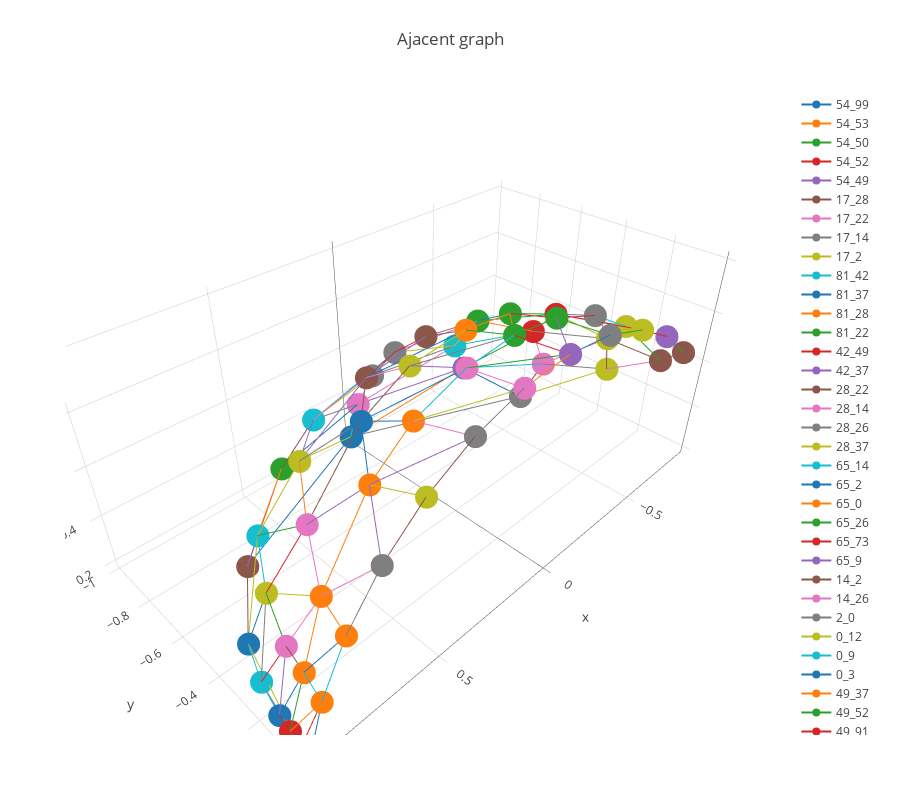

Source (notebook cell):
### Code cell
traces = []

df_viewing = read_viewing_conditions()
illum_edges = illum_spatial_adjacent_graph()

print(df_viewing.shape)

for edge in illum_edges:
    
    i1 = edge[0]
    i2 = edge[1]
        
    illum_x_1, illum_y_1, illum_z_1 = polar_to_euclidean(df_viewing['illum_theta'].iloc[i1],df_viewing['illum_phi'].iloc[i1])
    illum_x_2, illum_y_2, illum_z_2 = polar_to_euclidean(df_viewing['illum_theta'].iloc[i2],df_viewing['illum_phi'].iloc[i2])
    
    line_x = [illum_x_1, illum_x_2]
    line_y = [illum_y_1, illum_y_2]
    line_z = [illum_z_1, illum_z_2]
    
    line_spatial_adjacent = go.Scatter3d(
        x=line_x,
        y=line_y,
        z=line_z,
        name = str(i1) + '_' + str(i2)
    )
    
    traces.append(line_spatial_adjacent)
    
layout = go.Layout(
    title='Ajacent graph',
    autosize=True,
    width=900,
    height=800,
    margin=dict(
        l=65,
        r=50,
        b=65,
        t=90
    )
)


fig = go.Figure(data=traces, layout=layout)
iplot(fig, filename='spatial')

### Figure 1 — Plotly figure (JSON) as saved in the notebook; plotly's stock layout.template omitted (floating-point values rounded to 4 significant figures)
{"data": [{"name": "54_99", "type": "scatter3d", "x": [0, -0.1951], "y": [0, -6.758e-08], "z": [1, 0.9808]}, {"name": "54_53", "type": "scatter3d", "x": [0, 0.1951], "y": [0, 0], "z": [1, 0.9808]}, {"name": "54_50", "type": "scatter3d", "x": [0, 0.2028], "y": [0, -0.1946], "z": [1, 0.9597]}, {"name": "54_52", "type": "scatter3d", "x": [0, 6.375e-08], "y": [0, -0.1951], "z": [1, 0.9808]}, {"name": "54_49", "type": "scatter3d", "x": [0, -0.2028], "y": [0, -0.1946], "z": [1, 0.9597]}, {"name": "17_28", "type": "scatter3d", "x": [-0.8321, -0.7071], "y": [-0.3548, -0.3015], "z": [0.4264, 0.6396]}, {"name": "17_22", "type": "scatter3d", "x": [-0.8321, -0.8069], "y": [-0.3548, -0.1248], "z": [0.4264, 0.5773]}, {"name": "17_14", "type": "scatter3d", "x": [-0.8321, -0.7071], "y": [-0.3548, -0.5774], "z": [0.4264, 0.4082]}, {"name": "17_2", "type": "scatter3d", "x": [-0.8321, -0.7071], "y": [-0.3548, -0.6786], "z": [0.4264, 0.1988]}, {"name": "81_42", "type": "scatter3d", "x": [-0.5907, -0.4137], "y": [-0.1705, -0.1901], "z": [0.7887, 0.8903]}, {"name": "81_37", "type": "scatter3d", "x": [-0.5907, -0.4472], "y": [-0.1705, -0.3651], "z": [0.7887, 0.8165]}, {"name": "81_28", "type": "scatter3d", "x": [-0.5907, -0.7071], "y": [-0.1705, -0.3015], "z": [0.7887, 0.6396]}, {"name": "81_22", "type": "scatter3d", "x": [-0.5907, -0.8069], "y": [-0.1705, -0.1248], "z": [0.7887, 0.5773]}, {"name": "42_49", "type": "scatter3d", "x": [-0.4137, -0.2028], "y": [-0.1901, -0.1946], "z": [0.8903, 0.9597]}, {"name": "42_37", "type": "scatter3d", "x": [-0.4137, -0.4472], "y": [-0.1901, -0.3651], "z": [0.8903, 0.8165]}, {"name": "28_22", "type": "scatter3d", "x": [-0.7071, -0.8069], "y": [-0.3015, -0.1248], "z": [0.6396, 0.5773]}, {"name": "28_14", "type": "scatter3d", "x": [-0.7071, -0.7071], "y": [-0.3015, -0.5774], "z": [0.6396, 0.4082]}, {"name": "28_26", "type": "scatter3d", "x": [-0.7071, -0.5547], "y": [-0.3015, -0.5322], "z": [0.6396, 0.6396]}, {"name": "28_37", "type": "scatter3d", "x": [-0.7071, -0.4472], "y": [-0.3015, -0.3651], "z": [0.6396, 0.8165]}, {"name": "65_14", "type": "scatter3d", "x": [-0.4587, -0.7071], "y": [-0.7911, -0.5774], "z": [0.4046, 0.4082]}, {"name": "65_2", "type": "scatter3d", "x": [-0.4587, -0.7071], "y": [-0.7911, -0.6786], "z": [0.4046, 0.1988]}, {"name": "65_0", "type": "scatter3d", "x": [-0.4587, 3.205e-07], "y": [-0.7911, -0.9808], "z": [0.4046, 0.1951]}, {"name": "65_26", "type": "scatter3d", "x": [-0.4587, -0.5547], "y": [-0.7911, -0.5322], "z": [0.4046, 0.6396]}, {"name": "65_73", "type": "scatter3d", "x": [-0.4587, -0.3437], "y": [-0.7911, -0.7406], "z": [0.4046, 0.5773]}, {"name": "65_9", "type": "scatter3d", "x": [-0.4587, 3.019e-07], "y": [-0.7911, -0.9239], "z": [0.4046, 0.3827]}, {"name": "14_2", "type": "scatter3d", "x": [-0.7071, -0.7071], "y": [-0.5774, -0.6786], "z": [0.4082, 0.1988]}, {"name": "14_26", "type": "scatter3d", "x": [-0.7071, -0.5547], "y": [-0.5774, -0.5322], "z": [0.4082, 0.6396]}, {"name": "2_0", "type": "scatter3d", "x": [-0.7071, 3.205e-07], "y": [-0.6786, -0.9808], "z": [0.1988, 0.1951]}, {"name": "0_12", "type": "scatter3d", "x": [3.205e-07, 0.4587], "y": [-0.9808, -0.7911], "z": [0.1951, 0.4046]}, {"name": "0_9", "type": "scatter3d", "x": [3.205e-07, 3.019e-07], "y": [-0.9808, -0.9239], "z": [0.1951, 0.3827]}, {"name": "0_3", "type": "scatter3d", "x": [3.205e-07, 0.7071], "y": [-0.9808, -0.6786], "z": [0.1951, 0.1988]}, {"name": "49_37", "type": "scatter3d", "x": [-0.2028, -0.4472], "y": [-0.1946, -0.3651], "z": [0.9597, 0.8165]}, {"name": "49_52", "type": "scatter3d", "x": [-0.2028, 6.375e-08], "y": [-0.1946, -0.1951], "z": [0.9597, 0.9808]}, {"name": "49_91", "type": "scatter3d", "x": [-0.2028, -0.2284], "y": [-0.1946, -0.3939], "z": [0.9597, 0.8903]}, {"name": "135_84", "type": "scatter3d", "x": [0.3827, 0.5907], "y": [0, -0.1705], "z": [0.9239, 0.7887]}, {"name": "135_41", "type": "scatter3d", "x": [0.3827, 0.5556], "y": [0, 0], "z": [0.9239, 0.8315]}, {"name": "135_45", "type": "scatter3d", "x": [0.3827, 0.4137], "y": [0, -0.1901], "z": [0.9239, 0.8903]}, {"name": "135_53", "type": "scatter3d", "x": [0.3827, 0.1951], "y": [0, 0], "z": [0.9239, 0.9808]}, {"name": "45_53", "type": "scatter3d", "x": [0.4137, 0.1951], "y": [-0.1901, 0], "z": [0.8903, 0.9808]}, {"name": "45_50", "type": "scatter3d", "x": [0.4137, 0.2028], "y": [-0.1901, -0.1946], "z": [0.8903, 0.9597]}, {"name": "45_86", "type": "scatter3d", "x": [0.4137, 0.4472], "y": [-0.1901, -0.3651], "z": [0.8903, 0.8165]}, {"name": "45_84", "type": "scatter3d", "x": [0.4137, 0.5907], "y": [-0.1901, -0.1705], "z": [0.8903, 0.7887]}, {"name": "94_99", "type": "scatter3d", "x": [-0.3827, -0.1951], "y": [-1.326e-07, -6.758e-08], "z": [0.9239, 0.9808]}, {"name": "94_39", "type": "scatter3d", "x": [-0.3827, -0.5556], "y": [-1.326e-07, -1.925e-07], "z": [0.9239, 0.8315]}, {"name": "132_50", "type": "scatter3d", "x": [0.2284, 0.2028], "y": [-0.3939, -0.1946], "z": [0.8903, 0.9597]}, {"name": "132_86", "type": "scatter3d", "x": [0.2284, 0.4472], "y": [-0.3939, -0.3651], "z": [0.8903, 0.8165]}, {"name": "132_161", "type": "scatter3d", "x": [0.2284, 0.2588], "y": [-0.3939, -0.5577], "z": [0.8903, 0.7887]}, {"name": "132_52", "type": "scatter3d", "x": [0.2284, 6.375e-08], "y": [-0.3939, -0.1951], "z": [0.8903, 0.9808]}, {"name": "132_95", "type": "scatter3d", "x": [0.2284, 1.251e-07], "y": [-0.3939, -0.3827], "z": [0.8903, 0.9239]}, {"name": "50_52", "type": "scatter3d", "x": [0.2028, 6.375e-08], "y": [-0.1946, -0.1951], "z": [0.9597, 0.9808]}, {"name": "50_86", "type": "scatter3d", "x": [0.2028, 0.4472], "y": [-0.1946, -0.3651], "z": [0.9597, 0.8165]}, {"name": "52_91", "type": "scatter3d", "x": [6.375e-08, -0.2284], "y": [-0.1951, -0.3939], "z": [0.9808, 0.8903]}, {"name": "52_95", "type": "scatter3d", "x": [6.375e-08, 1.251e-07], "y": [-0.1951, -0.3827], "z": [0.9808, 0.9239]}, {"name": "3_12", "type": "scatter3d", "x": [0.7071, 0.4587], "y": [-0.6786, -0.7911], "z": [0.1988, 0.4046]}, {"name": "3_15", "type": "scatter3d", "x": [0.7071, 0.7071], "y": [-0.6786, -0.5774], "z": [0.1988, 0.4082]}, {"name": "3_145", "type": "scatter3d", "x": [0.7071, 0.8886], "y": [-0.6786, -0.4084], "z": [0.1988, 0.2088]}, {"name": "82_79", "type": "scatter3d", "x": [-0.2588, 2.311e-07], "y": [-0.5577, -0.7071], "z": [0.7887, 0.7071]}, {"name": "82_40", "type": "scatter3d", "x": [-0.2588, 1.816e-07], "y": [-0.5577, -0.5556], "z": [0.7887, 0.8315]}, {"name": "82_73", "type": "scatter3d", "x": [-0.2588, -0.3437], "y": [-0.5577, -0.7406], "z": [0.7887, 0.5773]}, {"name": "82_95", "type": "scatter3d", "x": [-0.2588, 1.251e-07], "y": [-0.5577, -0.3827], "z": [0.7887, 0.9239]}, {"name": "82_91", "type": "scatter3d", "x": [-0.2588, -0.2284], "y": [-0.5577, -0.3939], "z": [0.7887, 0.8903]}, {"name": "82_26", "type": "scatter3d", "x": [-0.2588, -0.5547], "y": [-0.5577, -0.5322], "z": [0.7887, 0.6396]}, {"name": "82_37", "type": "scatter3d", "x": [-0.2588, -0.4472], "y": [-0.5577, -0.3651], "z": [0.7887, 0.8165]}, {"name": "40_79", "type": "scatter3d", "x": [1.816e-07, 2.311e-07], "y": [-0.5556, -0.7071], "z": [0.8315, 0.7071]}, {"name": "40_161", "type": "scatter3d", "x": [1.816e-07, 0.2588], "y": [-0.5556, -0.5577], "z": [0.8315, 0.7887]}, {"name": "40_95", "type": "scatter3d", "x": [1.816e-07, 1.251e-07], "y": [-0.5556, -0.3827], "z": [0.8315, 0.9239]}, {"name": "73_9", "type": "scatter3d", "x": [-0.3437, 3.019e-07], "y": [-0.7406, -0.9239], "z": [0.5773, 0.3827]}, {"name": "73_20", "type": "scatter3d", "x": [-0.3437, 2.717e-07], "y": [-0.7406, -0.8315], "z": [0.5773, 0.5556]}, {"name": "73_79", "type": "scatter3d", "x": [-0.3437, 2.311e-07], "y": [-0.7406, -0.7071], "z": [0.5773, 0.7071]}, {"name": "73_26", "type": "scatter3d", "x": [-0.3437, -0.5547], "y": [-0.7406, -0.5322], "z": [0.5773, 0.6396]}, {"name": "95_161", "type": "scatter3d", "x": [1.251e-07, 0.2588], "y": [-0.3827, -0.5577], "z": [0.9239, 0.7887]}, {"name": "95_91", "type": "scatter3d", "x": [1.251e-07, -0.2284], "y": [-0.3827, -0.3939], "z": [0.9239, 0.8903]}, {"name": "91_37", "type": "scatter3d", "x": [-0.2284, -0.4472], "y": [-0.3939, -0.3651], "z": [0.8903, 0.8165]}, {"name": "26_37", "type": "scatter3d", "x": [-0.5547, -0.4472], "y": [-0.5322, -0.3651], "z": [0.6396, 0.8165]}, {"name": "80_84", "type": "scatter3d", "x": [0.7071, 0.5907], "y": [0, -0.1705], "z": [0.7071, 0.7887]}, {"name": "80_41", "type": "scatter3d", "x": [0.7071, 0.5556], "y": [0, 0], "z": [0.7071, 0.8315]}, {"name": "80_75", "type": "scatter3d", "x": [0.7071, 0.8069], "y": [0, -0.1248], "z": [0.7071, 0.5773]}, {"name": "80_21", "type": "scatter3d", "x": [0.7071, 0.8315], "y": [0, 0], "z": [0.7071, 0.5556]}, {"name": "41_84", "type": "scatter3d", "x": [0.5556, 0.5907], "y": [0, -0.1705], "z": [0.8315, 0.7887]}, {"name": "21_10", "type": "scatter3d", "x": [0.8315, 0.9239], "y": [0, 0], "z": [0.5556, 0.3827]}, {"name": "21_13", "type": "scatter3d", "x": [0.8315, 0.9104], "y": [0, -0.08641], "z": [0.5556, 0.4046]}, {"name": "21_75", "type": "scatter3d", "x": [0.8315, 0.8069], "y": [0, -0.1248], "z": [0.5556, 0.5773]}, {"name": "30_39", "type": "scatter3d", "x": [-0.7071, -0.5556], "y": [-2.449e-07, -1.925e-07], "z": [0.7071, 0.8315]}, {"name": "4_10", "type": "scatter3d", "x": [0.9792, 0.9239], "y": [-0.04031, 0], "z": [0.1988, 0.3827]}, {"name": "4_1", "type": "scatter3d", "x": [0.9792, 0.9808], "y": [-0.04031, 0], "z": [0.1988, 0.1951]}, {"name": "4_6", "type": "scatter3d", "x": [0.9792, 0.9736], "y": [-0.04031, -0.0924], "z": [0.1988, 0.2088]}, {"name": "4_8", "type": "scatter3d", "x": [0.9792, 0.9659], "y": [-0.04031, -0.1494], "z": [0.1988, 0.2113]}, {"name": "4_7", "type": "scatter3d", "x": [0.9792, 0.9391], "y": [-0.04031, -0.2711], "z": [0.1988, 0.2113]}, {"name": "4_145", "type": "scatter3d", "x": [0.9792, 0.8886], "y": [-0.04031, -0.4084], "z": [0.1988, 0.2088]}, {"name": "10_13", "type": "scatter3d", "x": [0.9239, 0.9104], "y": [0, -0.08641], "z": [0.3827, 0.4046]}, {"name": "10_1", "type": "scatter3d", "x": [0.9239, 0.9808], "y": [0, 0], "z": [0.3827, 0.1951]}, {"name": "10_6", "type": "scatter3d", "x": [0.9239, 0.9736], "y": [0, -0.0924], "z": [0.3827, 0.2088]}, {"name": "6_13", "type": "scatter3d", "x": [0.9736, 0.9104], "y": [-0.0924, -0.08641], "z": [0.2088, 0.4046]}, {"name": "6_8", "type": "scatter3d", "x": [0.9736, 0.9659], "y": [-0.0924, -0.1494], "z": [0.2088, 0.2113]}, {"name": "24_121", "type": "scatter3d", "x": [0.3437, 0.5547], "y": [-0.7406, -0.5322], "z": [0.5773, 0.6396]}, {"name": "24_12", "type": "scatter3d", "x": [0.3437, 0.4587], "y": [-0.7406, -0.7911], "z": [0.5773, 0.4046]}, {"name": "24_161", "type": "scatter3d", "x": [0.3437, 0.2588], "y": [-0.7406, -0.5577], "z": [0.5773, 0.7887]}, {"name": "24_9", "type": "scatter3d", "x": [0.3437, 3.019e-07], "y": [-0.7406, -0.9239], "z": [0.5773, 0.3827]}, {"name": "24_20", "type": "scatter3d", "x": [0.3437, 2.717e-07], "y": [-0.7406, -0.8315], "z": [0.5773, 0.5556]}, {"name": "24_79", "type": "scatter3d", "x": [0.3437, 2.311e-07], "y": [-0.7406, -0.7071], "z": [0.5773, 0.7071]}, {"name": "12_9", "type": "scatter3d", "x": [0.4587, 3.019e-07], "y": [-0.7911, -0.9239], "z": [0.4046, 0.3827]}, {"name": "12_15", "type": "scatter3d", "x": [0.4587, 0.7071], "y": [-0.7911, -0.5774], "z": [0.4046, 0.4082]}, {"name": "12_121", "type": "scatter3d", "x": [0.4587, 0.5547], "y": [-0.7911, -0.5322], "z": [0.4046, 0.6396]}, {"name": "161_79", "type": "scatter3d", "x": [0.2588, 2.311e-07], "y": [-0.5577, -0.7071], "z": [0.7887, 0.7071]}, {"name": "161_121", "type": "scatter3d", "x": [0.2588, 0.5547], "y": [-0.5577, -0.5322], "z": [0.7887, 0.6396]}, {"name": "161_86", "type": "scatter3d", "x": [0.2588, 0.4472], "y": [-0.5577, -0.3651], "z": [0.7887, 0.8165]}, {"name": "9_20", "type": "scatter3d", "x": [3.019e-07, 2.717e-07], "y": [-0.9239, -0.8315], "z": [0.3827, 0.5556]}, {"name": "20_79", "type": "scatter3d", "x": [2.717e-07, 2.311e-07], "y": [-0.8315, -0.7071], "z": [0.5556, 0.7071]}, {"name": "145_15", "type": "scatter3d", "x": [0.8886, 0.7071], "y": [-0.4084, -0.5774], "z": [0.2088, 0.4082]}, {"name": "145_7", "type": "scatter3d", "x": [0.8886, 0.9391], "y": [-0.4084, -0.2711], "z": [0.2088, 0.2113]}, {"name": "145_116", "type": "scatter3d", "x": [0.8886, 0.8321], "y": [-0.4084, -0.3548], "z": [0.2088, 0.4264]}, {"name": "78_121", "type": "scatter3d", "x": [0.7071, 0.5547], "y": [-0.3015, -0.5322], "z": [0.6396, 0.6396]}, {"name": "78_15", "type": "scatter3d", "x": [0.7071, 0.7071], "y": [-0.3015, -0.5774], "z": [0.6396, 0.4082]}, {"name": "78_116", "type": "scatter3d", "x": [0.7071, 0.8321], "y": [-0.3015, -0.3548], "z": [0.6396, 0.4264]}, {"name": "78_84", "type": "scatter3d", "x": [0.7071, 0.5907], "y": [-0.3015, -0.1705], "z": [0.6396, 0.7887]}, {"name": "78_86", "type": "scatter3d", "x": [0.7071, 0.4472], "y": [-0.3015, -0.3651], "z": [0.6396, 0.8165]}, {"name": "78_75", "type": "scatter3d", "x": [0.7071, 0.8069], "y": [-0.3015, -0.1248], "z": [0.6396, 0.5773]}, {"name": "121_86", "type": "scatter3d", "x": [0.5547, 0.4472], "y": [-0.5322, -0.3651], "z": [0.6396, 0.8165]}, {"name": "121_15", "type": "scatter3d", "x": [0.5547, 0.7071], "y": [-0.5322, -0.5774], "z": [0.6396, 0.4082]}, {"name": "15_116", "type": "scatter3d", "x": [0.7071, 0.8321], "y": [-0.5774, -0.3548], "z": [0.4082, 0.4264]}, {"name": "84_86", "type": "scatter3d", "x": [0.5907, 0.4472], "y": [-0.1705, -0.3651], "z": [0.7887, 0.8165]}, {"name": "84_75", "type": "scatter3d", "x": [0.5907, 0.8069], "y": [-0.1705, -0.1248], "z": [0.7887, 0.5773]}, {"name": "16_116", "type": "scatter3d", "x": [0.8944, 0.8321], "y": [-0.1826, -0.3548], "z": [0.4082, 0.4264]}, {"name": "16_7", "type": "scatter3d", "x": [0.8944, 0.9391], "y": [-0.1826, -0.2711], "z": [0.4082, 0.2113]}, {"name": "16_8", "type": "scatter3d", "x": [0.8944, 0.9659], "y": [-0.1826, -0.1494], "z": [0.4082, 0.2113]}, {"name": "16_13", "type": "scatter3d", "x": [0.8944, 0.9104], "y": [-0.1826, -0.08641], "z": [0.4082, 0.4046]}, {"name": "16_75", "type": "scatter3d", "x": [0.8944, 0.8069], "y": [-0.1826, -0.1248], "z": [0.4082, 0.5773]}, {"name": "116_7", "type": "scatter3d", "x": [0.8321, 0.9391], "y": [-0.3548, -0.2711], "z": [0.4264, 0.2113]}, {"name": "116_75", "type": "scatter3d", "x": [0.8321, 0.8069], "y": [-0.3548, -0.1248], "z": [0.4264, 0.5773]}, {"name": "7_8", "type": "scatter3d", "x": [0.9391, 0.9659], "y": [-0.2711, -0.1494], "z": [0.2113, 0.2113]}, {"name": "8_13", "type": "scatter3d", "x": [0.9659, 0.9104], "y": [-0.1494, -0.08641], "z": [0.2113, 0.4046]}, {"name": "13_75", "type": "scatter3d", "x": [0.9104, 0.8069], "y": [-0.08641, -0.1248], "z": [0.4046, 0.5773]}, {"name": "99_49", "type": "scatter3d", "x": [-0.1951, -0.2028], "y": [-6.758e-08, -0.1946], "z": [0.9808, 0.9597]}, {"name": "94_37", "type": "scatter3d", "x": [-0.3827, -0.4472], "y": [-1.326e-07, -0.3651], "z": [0.9239, 0.8165]}, {"name": "39_81", "type": "scatter3d", "x": [-0.5556, -0.5907], "y": [-1.925e-07, -0.1705], "z": [0.8315, 0.7887]}, {"name": "30_22", "type": "scatter3d", "x": [-0.7071, -0.8069], "y": [-2.449e-07, -0.1248], "z": [0.7071, 0.5773]}, {"name": "53_50", "type": "scatter3d", "x": [0.1951, 0.2028], "y": [0, -0.1946], "z": [0.9808, 0.9597]}, {"name": "99_42", "type": "scatter3d", "x": [-0.1951, -0.4137], "y": [-6.758e-08, -0.1901], "z": [0.9808, 0.8903]}, {"name": "94_81", "type": "scatter3d", "x": [-0.3827, -0.5907], "y": [-1.326e-07, -0.1705], "z": [0.9239, 0.7887]}], "layout": {"autosize": true, "height": 800, "margin": {"b": 65, "l": 65, "r": 50, "t": 90}, "title": "Ajacent graph", "width": 900}}
